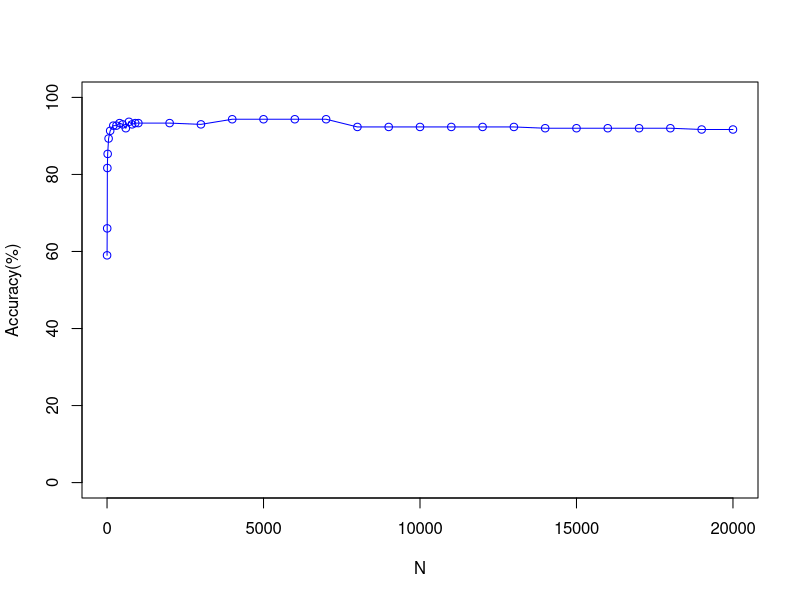

Write the R code that produced this figure.
# Author : G Asish Kumar*/
# Description: Plot that shows the comparison of Accuracy vs No of Top features Selected for 
# 			   Pearson and With Normalisation of the features 

 x <- c(1, 5, 10, 20, 50, 100, 200, 300, 400, 500, 600, 700, 800, 900, 1000, 2000, 3000, 4000, 5000, 6000, 7000, 8000, 9000, 10000, 11000, 12000, 13000, 14000, 15000, 16000, 17000, 18000, 19000, 20000)
 y <- c(59.00,66.00,81.67,85.33,89.33,91.33,92.67,92.67,93.33,93.00,92.00,93.67,93.00,93.33,93.33,93.33,93.00,94.33,94.33,94.33,94.33,92.33,92.33,92.33,92.33,92.33,92.33,92.00,92.00,92.00,92.00,92.00,91.67,91.67)
 plot(x, y, type='o', pch=1, col="blue", xlab="N", ylab="Accuracy(%)", ylim=c(0, 100), xlim=c(0,20000))
